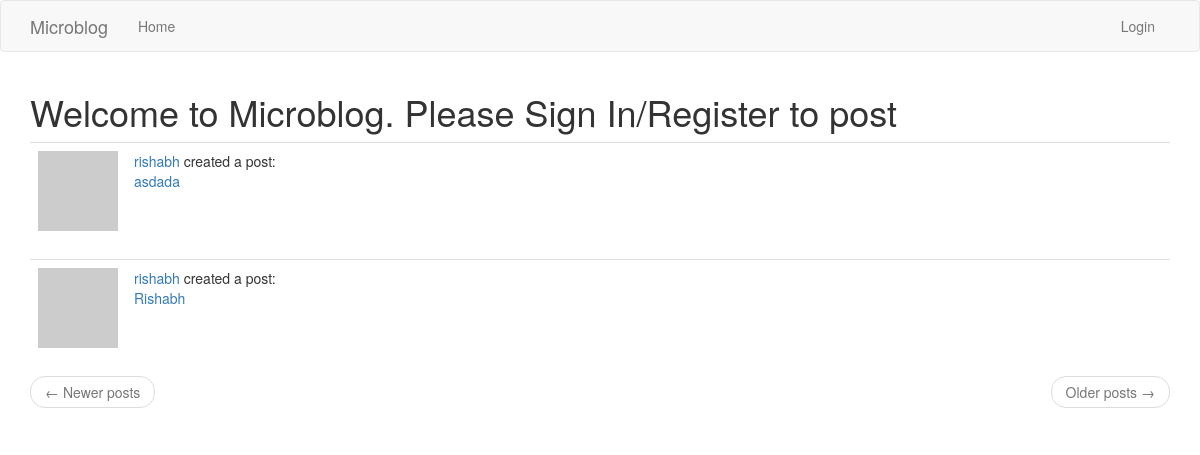
Before: /explore with the older database file.
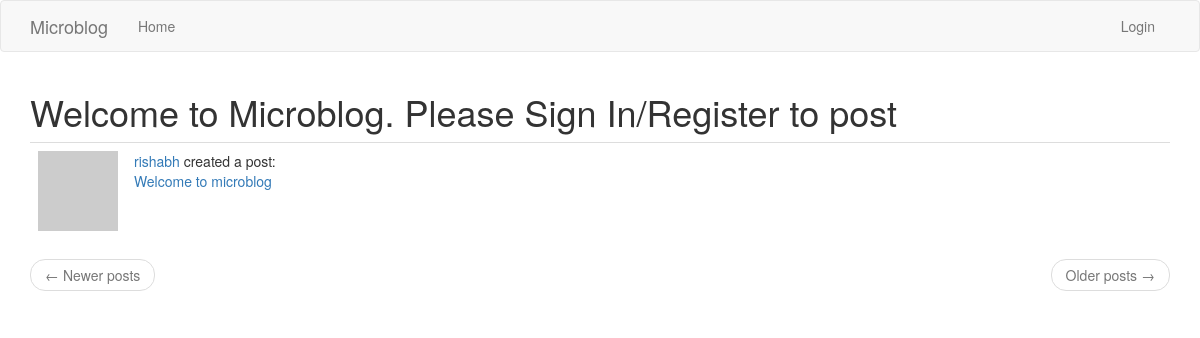
After: the same page with the newer database file.
### app/models.py (models this page shows, shortened)
class Post(db.Model):
    id = db.Column(db.Integer, primary_key=True)
    title=db.Column(db.String(50))
    body = db.Column(db.String(140))
    comments=db.relationship('Comment',backref='commenter',lazy='dynamic')
    timestamp = db.Column(db.DateTime, index=True, default=datetime.utcnow)
    user_id = db.Column(db.Integer, db.ForeignKey('user.id'))

class User(UserMixin,db.Model):
    id = db.Column(db.Integer, primary_key=True)
    username = db.Column(db.String(64), index=True, unique=True)
    email = db.Column(db.String(120), index=True, unique=True)
    password_hash = db.Column(db.String(128))
    posts = db.relationship('Post', backref='author', lazy='dynamic')
    about_me = db.Column(db.String(140))
    last_seen = db.Column(db.DateTime, default=datetime.utcnow)
    followed = db.relationship(
        'User', secondary=followers,
        primaryjoin=(followers.c.follower_id == id),
        secondaryjoin=(followers.c.followed_id == id),
        backref=db.backref('followers', lazy='dynamic'), lazy='dynamic')
    def avatar(self, size):
        digest = md5(self.email.lower().encode('utf-8')).hexdigest()
        return 'https://www.gravatar.com/avatar/{}?d=identicon&s={}'.format(
            digest, size)

### app/routes.py (the view)
@app.route('/explore')
def explore():
    page = request.args.get('page', 1, type=int)
    posts = Post.query.order_by(Post.timestamp.desc()).paginate(
        page, app.config['POSTS_PER_PAGE'], False)
    next_url = url_for('explore', page=posts.next_num) \
        if posts.has_next else None
    prev_url = url_for('explore', page=posts.prev_num) \
        if posts.has_prev else None
    return render_template("index.html", title='Explore', posts=posts.items,
                          next_url=next_url, prev_url=prev_url)

### app/routes.py (called while the page is built)
@app.before_request
def before_request():
    if current_user.is_authenticated:
        current_user.last_seen = datetime.utcnow()
        db.session.commit()

### app/templates/index.html (shortened to what this page needs)
{% extends "base.html" %}
{% import 'bootstrap/wtf.html' as wtf %}
{% block app_content %}
    {% if current_user.is_anonymous%}
    <h1>Welcome to Microblog. Please Sign In/Register to post</h1>
    {%else%}
    <h1>Hi, {{ current_user.username }}!</h1>
    {%endif%}
    {% for post in posts %}
        {% include '_post.html' %}
    {% endfor %}
    <nav aria-label="...">
        <ul class="pager">
            <li class="previous{% if not prev_url %} disabled{% endif %}">
                <a href="{{ prev_url or '#' }}">
                    <span aria-hidden="true">&larr;</span> Newer posts
                </a>
            </li>
            <li class="next{% if not next_url %} disabled{% endif %}">
                <a href="{{ next_url or '#' }}">
                    Older posts <span aria-hidden="true">&rarr;</span>
                </a>
            </li>
        </ul>
    </nav>
{% endblock %}

### app/templates/_post.html
   <table class="table table-hover">
        <tr>
            <td width="70px">
                <a href="{{ url_for('user', username=post.author.username) }}">
                    <img src="{{ post.author.avatar(70) }}" />
                </a>
            </td>
            <td>
                <a href="{{ url_for('user', username=post.author.username) }}">
                    {{ post.author.username }}
                </a>
                created a post:
                <br>
                <a href="{{url_for('post',postname=post.title)}}">
                {{ post.title }}
            </a>
            </td>
        </tr>
    </table>

Changed rows visible on the page:
removed Post: author.username "rishabh", title "asdada"
changed Post "rishabh": title "Rishabh" → "Welcome to microblog"
